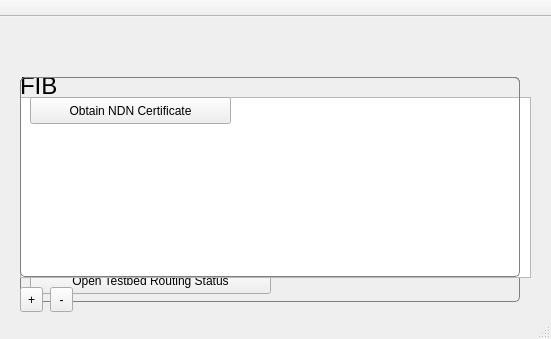
<?xml version="1.0" encoding="UTF-8"?>
<ui version="4.0">
 <class>TrayMenu</class>
 <widget class="QMainWindow" name="TrayMenu">
  <property name="geometry">
   <rect>
    <x>0</x>
    <y>0</y>
    <width>551</width>
    <height>332</height>
   </rect>
  </property>
  <property name="sizePolicy">
   <sizepolicy hsizetype="Maximum" vsizetype="Expanding">
    <horstretch>0</horstretch>
    <verstretch>0</verstretch>
   </sizepolicy>
  </property>
  <property name="windowTitle">
   <string>NDNx preferences</string>
  </property>
  <property name="animated">
   <bool>true</bool>
  </property>
  <widget class="QWidget" name="centralWidget">
   <property name="enabled">
    <bool>true</bool>
   </property>
   <property name="sizePolicy">
    <sizepolicy hsizetype="Fixed" vsizetype="Fixed">
     <horstretch>0</horstretch>
     <verstretch>0</verstretch>
    </sizepolicy>
   </property>
   <property name="minimumSize">
    <size>
     <width>550</width>
     <height>300</height>
    </size>
   </property>
   <property name="maximumSize">
    <size>
     <width>550</width>
     <height>300</height>
    </size>
   </property>
   <property name="baseSize">
    <size>
     <width>0</width>
     <height>0</height>
    </size>
   </property>
   <widget class="QWidget" name="generalSettingsWidget" native="true">
    <property name="geometry">
     <rect>
      <x>10</x>
      <y>50</y>
      <width>520</width>
      <height>240</height>
     </rect>
    </property>
    <property name="sizePolicy">
     <sizepolicy hsizetype="Fixed" vsizetype="Fixed">
      <horstretch>0</horstretch>
      <verstretch>0</verstretch>
     </sizepolicy>
    </property>
    <property name="maximumSize">
     <size>
      <width>520</width>
      <height>240</height>
     </size>
    </property>
    <widget class="QGroupBox" name="groupBox">
     <property name="geometry">
      <rect>
       <x>10</x>
       <y>10</y>
       <width>500</width>
       <height>141</height>
      </rect>
     </property>
     <property name="styleSheet">
      <string notr="true">QGroupBox#groupBox { 
border: 1px solid gray; 
border-radius: 5px; 
}</string>
     </property>
     <property name="title">
      <string/>
     </property>
     <property name="flat">
      <bool>false</bool>
     </property>
     <widget class="QCheckBox" name="shutdownCheckbox">
      <property name="geometry">
       <rect>
        <x>10</x>
        <y>110</y>
        <width>441</width>
        <height>22</height>
       </rect>
      </property>
      <property name="font">
       <font>
        <pointsize>13</pointsize>
       </font>
      </property>
      <property name="text">
       <string>Shutdown NDN daemon on exit</string>
      </property>
     </widget>
     <widget class="QCheckBox" name="softwareUpdateCheckbox">
      <property name="geometry">
       <rect>
        <x>10</x>
        <y>80</y>
        <width>441</width>
        <height>22</height>
       </rect>
      </property>
      <property name="font">
       <font>
        <pointsize>13</pointsize>
       </font>
      </property>
      <property name="text">
       <string>Check for software updates</string>
      </property>
     </widget>
     <widget class="QCheckBox" name="hubDiscoveryCheckbox">
      <property name="geometry">
       <rect>
        <x>10</x>
        <y>50</y>
        <width>431</width>
        <height>22</height>
       </rect>
      </property>
      <property name="font">
       <font>
        <pointsize>13</pointsize>
       </font>
      </property>
      <property name="text">
       <string>Discover nearest NDN-hub</string>
      </property>
     </widget>
     <widget class="QCheckBox" name="loginStartCheckbox">
      <property name="geometry">
       <rect>
        <x>10</x>
        <y>20</y>
        <width>451</width>
        <height>22</height>
       </rect>
      </property>
      <property name="font">
       <font>
        <pointsize>13</pointsize>
       </font>
      </property>
      <property name="text">
       <string>Automatically start NDNx Control Center at login</string>
      </property>
     </widget>
    </widget>
    <widget class="QGroupBox" name="groupBox_2">
     <property name="geometry">
      <rect>
       <x>10</x>
       <y>160</y>
       <width>500</width>
       <height>75</height>
      </rect>
     </property>
     <property name="styleSheet">
      <string notr="true">QGroupBox#groupBox_2 { 
border: 1px solid gray; 
border-radius: 5px; 
}</string>
     </property>
     <property name="title">
      <string/>
     </property>
     <widget class="QPushButton" name="openTrafficMapButton">
      <property name="geometry">
       <rect>
        <x>10</x>
        <y>10</y>
        <width>241</width>
        <height>27</height>
       </rect>
      </property>
      <property name="text">
       <string>Open Testbed Traffic Map</string>
      </property>
     </widget>
     <widget class="QPushButton" name="openRoutingStatusButton">
      <property name="geometry">
       <rect>
        <x>10</x>
        <y>40</y>
        <width>241</width>
        <height>27</height>
       </rect>
      </property>
      <property name="text">
       <string>Open Testbed Routing Status</string>
      </property>
     </widget>
    </widget>
   </widget>
   <widget class="QWidget" name="forwardingSettingsWidget" native="true">
    <property name="geometry">
     <rect>
      <x>10</x>
      <y>50</y>
      <width>530</width>
      <height>250</height>
     </rect>
    </property>
    <property name="sizePolicy">
     <sizepolicy hsizetype="Fixed" vsizetype="Fixed">
      <horstretch>0</horstretch>
      <verstretch>0</verstretch>
     </sizepolicy>
    </property>
    <property name="maximumSize">
     <size>
      <width>530</width>
      <height>250</height>
     </size>
    </property>
    <widget class="QLabel" name="label">
     <property name="geometry">
      <rect>
       <x>10</x>
       <y>10</y>
       <width>66</width>
       <height>17</height>
      </rect>
     </property>
     <property name="styleSheet">
      <string notr="true">font: 18pt;</string>
     </property>
     <property name="text">
      <string>FIB</string>
     </property>
    </widget>
    <widget class="QTableView" name="tableView">
     <property name="geometry">
      <rect>
       <x>10</x>
       <y>30</y>
       <width>511</width>
       <height>181</height>
      </rect>
     </property>
    </widget>
    <widget class="QToolButton" name="addFibButton">
     <property name="geometry">
      <rect>
       <x>10</x>
       <y>220</y>
       <width>23</width>
       <height>25</height>
      </rect>
     </property>
     <property name="text">
      <string>+</string>
     </property>
    </widget>
    <widget class="QToolButton" name="deleteFibButton">
     <property name="geometry">
      <rect>
       <x>40</x>
       <y>220</y>
       <width>23</width>
       <height>25</height>
      </rect>
     </property>
     <property name="text">
      <string>-</string>
     </property>
    </widget>
   </widget>
   <widget class="QWidget" name="securitySettingsWidget" native="true">
    <property name="geometry">
     <rect>
      <x>10</x>
      <y>50</y>
      <width>520</width>
      <height>240</height>
     </rect>
    </property>
    <property name="sizePolicy">
     <sizepolicy hsizetype="Fixed" vsizetype="Fixed">
      <horstretch>0</horstretch>
      <verstretch>0</verstretch>
     </sizepolicy>
    </property>
    <property name="maximumSize">
     <size>
      <width>520</width>
      <height>240</height>
     </size>
    </property>
    <widget class="QGroupBox" name="groupBox_3">
     <property name="geometry">
      <rect>
       <x>10</x>
       <y>10</y>
       <width>500</width>
       <height>200</height>
      </rect>
     </property>
     <property name="styleSheet">
      <string notr="true">QGroupBox#groupBox_3 { 
border: 1px solid gray; 
border-radius: 5px; 
}</string>
     </property>
     <property name="title">
      <string/>
     </property>
     <widget class="QPushButton" name="openNdnCertificationButton">
      <property name="geometry">
       <rect>
        <x>10</x>
        <y>20</y>
        <width>201</width>
        <height>27</height>
       </rect>
      </property>
      <property name="text">
       <string>Obtain NDN Certificate</string>
      </property>
     </widget>
    </widget>
   </widget>
  </widget>
  <widget class="QStatusBar" name="statusBar"/>
  <widget class="QToolBar" name="toolBar">
   <property name="enabled">
    <bool>true</bool>
   </property>
   <property name="sizePolicy">
    <sizepolicy hsizetype="Maximum" vsizetype="Maximum">
     <horstretch>0</horstretch>
     <verstretch>0</verstretch>
    </sizepolicy>
   </property>
   <property name="contextMenuPolicy">
    <enum>Qt::DefaultContextMenu</enum>
   </property>
   <property name="autoFillBackground">
    <bool>false</bool>
   </property>
   <property name="styleSheet">
    <string notr="true"/>
   </property>
   <property name="movable">
    <bool>false</bool>
   </property>
   <property name="allowedAreas">
    <set>Qt::TopToolBarArea</set>
   </property>
   <property name="iconSize">
    <size>
     <width>25</width>
     <height>17</height>
    </size>
   </property>
   <property name="toolButtonStyle">
    <enum>Qt::ToolButtonTextUnderIcon</enum>
   </property>
   <attribute name="toolBarArea">
    <enum>TopToolBarArea</enum>
   </attribute>
   <attribute name="toolBarBreak">
    <bool>false</bool>
   </attribute>
  </widget>
 </widget>
 <layoutdefault spacing="6" margin="11"/>
 <resources/>
 <connections/>
</ui>
